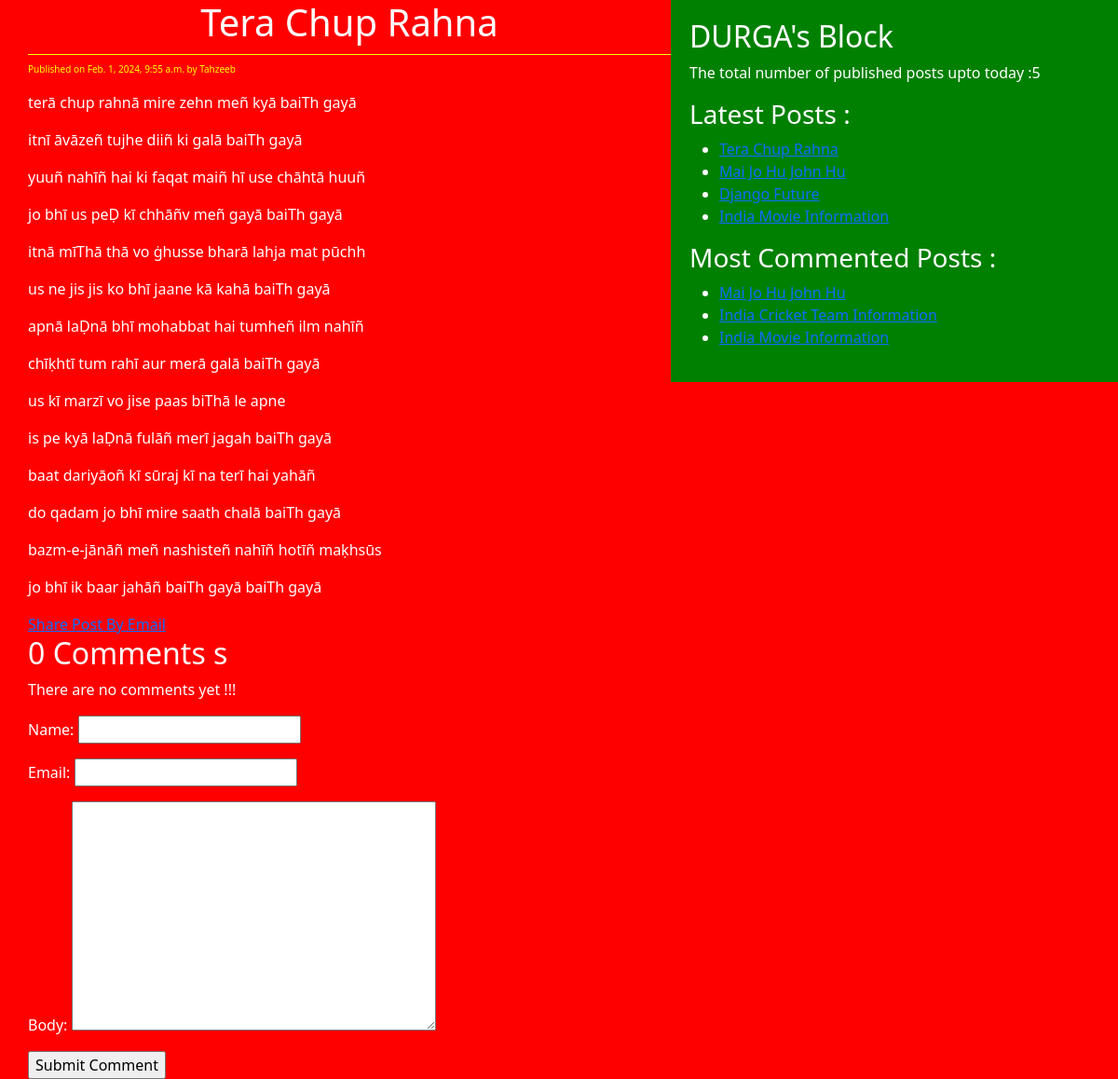
Page /2024/02/01/tera-chup-rahna/ on the committed database.
### blog/models.py (models this page shows, shortened)
class Post(models.Model):
    STATUS_CHOICES = (('draft', 'Draft'), ('published', 'Published'))
    title = models.CharField(max_length = 256)
    slug = models.SlugField(max_length = 256, unique_for_date = 'publish')
    author = models.ForeignKey(User, related_name = 'blog_post', on_delete = models.CASCADE)
    body = models.TextField()
    publish = models.DateTimeField(default = timezone.now)
    created = models.DateTimeField(auto_now_add = True)
    updated = models.DateTimeField(auto_now = True)
    status = models.CharField(max_length = 10, choices = STATUS_CHOICES)
    objects = CustomManager()
    tags = TaggableManager()
    class Meta:
        ordering = ('-publish',)
    def get_absolute_url(self):
        return reverse('post_detail', args=[self.publish.year, self.publish.strftime('%m'), self.publish.strftime('%d'), self.slug])

### blog/views.py (the view)
# urls.py: path('<int:year>/<int:month>/<int:day>/<slug:slug>/', views.post_detail_view, name='post_detail'),
def post_detail_view(request, year, month, day, slug):
    post = get_object_or_404(Post, slug = slug, status = 'published', publish__year = year,
                             publish__month = month, publish__day = day)
    comments = post.comment.filter(active = True)
    csubmit = False
    if request.method == 'POST':
        form = CommentForm(request.POST)
        if form.is_valid():
            new_comment = form.save(commit=False)
            new_comment.post = post
            new_comment.save()
            csubmit = True
    else:
        form = CommentForm()
    return render(request, 'blog/post_detail.html', {'post' : post, 'form':form, 'csubmit':csubmit, 'comments':comments})

### blog/forms.py
class CommentForm(forms.ModelForm):
    class Meta:
        model = Comment
        fields = ('name', 'email', 'body')

### blog/models.py (called while the page is built)
    def get_queryset(self):
        return super().get_queryset().filter(status = 'published')

### blog/templatetags/blog_tags.py (called while the page is built)
@register.simple_tag(name='my_tag')
def total_post():
    return Post.objects.count()

@register.inclusion_tag('blog/latest_posts123.html')
def show_latest_posts(count = 3):
    latest_posts = Post.objects.order_by('-publish')[:count]
    return {'latest_posts':latest_posts}

@register.simple_tag
def get_most_commented_posts(count = 3):
    return Post.objects.annotate(total_comments = Count('comment')).order_by('-total_comments')[:count]

### templates/blog/post_detail.html (shortened to what this page needs)
<!DOCTYPE html>
{% extends 'blog/base.html' %}
{% block content %}
        <h1>{{post.title}} </h1>
        <p id="date" >Published on {{post.publish}} by {{post.author|title}} </p>
        {{post.body|linebreaks}}
        <a href="/{{post.id}}/share">Share Post By Email</a>
        <div>
                {% with comments.count as comments_count %}
                        <h2>{{comments_count}} Comments {{comments_count|pluralize}} </h2>
                {% endwith %}
                {% if comments %}
                        {% for comment in comments %}
                                <div id="ch">Comment {{forloop.couter}} by {{comment.name}} on {{comment.created}} </div>
                                <div class="cb">{{comment.body|linebreaks}} </div>
                        {% endfor %}
                {% else %}
                        <p>There are no comments yet !!!</p>
                {% endif %}
                {% if csubmit %}
                        <h2>Your Comment Added Successfully</h2>
                {% else %}
                        <form action="" method="post">
                                {{form.as_p}}
                                <input type="submit" name="" id="" value="Submit Comment">
                        </form>
                {% endif %}
        </div>
{% endblock %}

### templates/blog/base.html (shortened to what this page needs)
<!DOCTYPE html>
{% load blog_tags %}
{% load static %}
<html lang="en">
<head>
    <link href="https://cdn.jsdelivr.net/npm/bootstrap@5.3.2/dist/css/bootstrap.min.css" rel="stylesheet">
    <link rel="stylesheet" href="{% static 'css/style.css' %}">
</head>
<body>
    <div class="content">
        {% block content %}
        {% endblock %}
    </div>
    <div class="sidebar">
        <h2>DURGA's Block</h2>
        <p>The total number of published posts upto today :{% my_tag %} </p>
        <h3>Latest Posts : </h3>{% show_latest_posts 4 %}
        <h3>Most Commented Posts :</h3>
        {% get_most_commented_posts as most_commented_posts %}
        <ul>
            {% for post in most_commented_posts %}
                <li><a href="{{post.get_absolute_url}}">{{post.title}} </a></li>
            {% endfor %}
        </ul>
    </div>
</body>
</html>

### templates/blog/latest_posts123.html
<ul>
    {% for post in latest_posts %}
        <li><a href="{{post.get_absolute_url}}">{{post.title}} </a></li>
    {% endfor %}
</ul>

### static/css/style.css (style rules this page uses)
.content { width:60%; float: left; padding: 0 0 0 30px; background: red; height: 100%; }
.sidebar { width: 40%; float: right; padding: 20px; background: green; height: 100%; }
h1 { text-align: center; border-bottom: 1px solid yellow; padding-bottom: 10px; }
body { color: white; background: red; }
#date { color: yellow; font-size: 10px; }

### rows in the picture
Post: publish "Feb. 1, 2024, 9:55 a.m.", author "Tahzeeb", body "terā chup rahnā mire zehn meñ kyā baiTh gayā itnī āvāzeñ tujhe diiñ ki galā baiTh gayā yuuñ nahīñ hai ki faqat maiñ hī use chāhtā huuñ jo bhī us peḌ kī chhāñv meñ gayā baiTh gayā itnā mīThā thā vo ġhusse bharā lahja mat pūchh us ne jis jis ko bhī jaane kā kahā baiTh gayā apnā laḌnā bhī mohabbat hai tumheñ ilm nahīñ chīḳhtī tum rahī aur merā galā baiTh gayā us kī marzī vo jise paas biThā le apne is pe kyā laḌnā fulāñ merī jagah baiTh gayā baat dariyāoñ kī sūraj kī na terī hai yahāñ do qadam jo bhī mire saath chalā baiTh gayā bazm-e-jānāñ meñ nashisteñ nahīñ hotīñ maḳhsūs jo bhī ik baar jahāñ baiTh gayā baiTh gayā", title "Tera Chup Rahna"
Post: title "Mai Jo Hu John Hu"
Post: title "Django Future"
Post: title "India Movie Information"
Post: title "India Cricket Team Information"

### other values in the picture
{{ comments_count }} "0"
